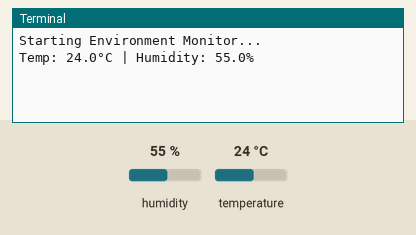
Simulated run of this program. Board: Raspberry Pi (BCM pin numbers). Shown: the last lines printed to the terminal. The test bench sets the inputs (shaded band); at power-on: humidity 55 %, temperature 24 °C. The clock reads 2024-03-15 10:24:30 at power-on unless the program sets it; files the program writes start out absent.

Above: at 1.2 s.
1.3 s: humidity set to 22 %
At 7.1 s:
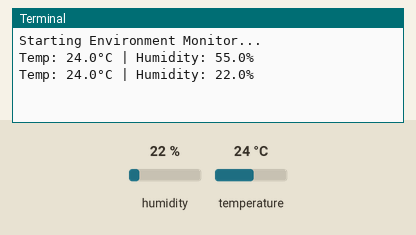
7.7 s: temperature set to 12 °C
At 12.3 s:
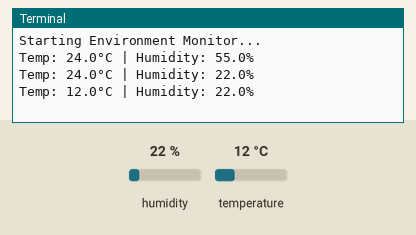
14.1 s: humidity set to 40 %
At 18.6 s:
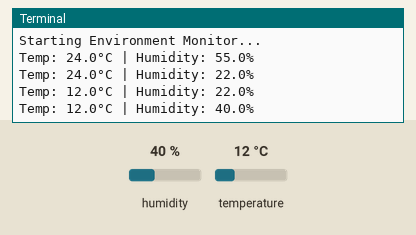
Timing chart, 0 to 20.1 s (numbered marks = the images above; inputs shaded):
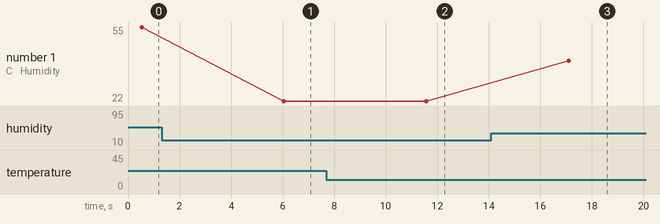

Measured:
- after the input at 1.3 s, the terminal: prints a new line after 4.8 s (image 1)
- after the input at 7.7 s, the terminal: prints a new line after 3.9 s (image 2)
- after the input at 14.1 s, the terminal: prints a new line after 3.0 s (image 3)
- plotted number 1: 55 → 22 after the input at 1.3 s, 22 → 40 after the input at 14.1 s

The program:

main.py
```python
import time
from sensor import read_sensor
from logger import log_data

INTERVAL = 5  # seconds

def main():
    print("Starting Environment Monitor...")

    while True:
        try:
            temp, humidity = read_sensor()
            log_data(temp, humidity)
            print(f"Temp: {temp}°C | Humidity: {humidity}%")
        except Exception as e:
            print("Error:", e)

        time.sleep(INTERVAL)

if __name__ == "__main__":
    main()
```

sensor.py
```python
import Adafruit_DHT

SENSOR = Adafruit_DHT.DHT22
PIN = 4  # GPIO pin

def read_sensor():
    humidity, temperature = Adafruit_DHT.read_retry(SENSOR, PIN)

    if humidity is None or temperature is None:
        raise RuntimeError("Failed to read from sensor")

    return round(temperature, 2), round(humidity, 2)
```

logger.py
```python
import csv
from datetime import datetime
from pathlib import Path

DATA_FILE = Path("data/readings.csv")

def log_data(temp, humidity):
    DATA_FILE.parent.mkdir(exist_ok=True)

    with open(DATA_FILE, "a", newline="") as file:
        writer = csv.writer(file)
        writer.writerow([datetime.now(), temp, humidity])
```
